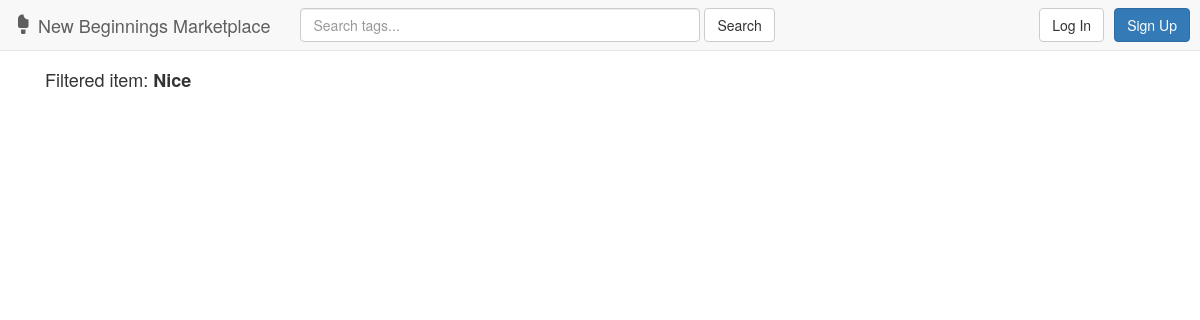
The page /results/condition/Nice/ on the database as committed earlier.
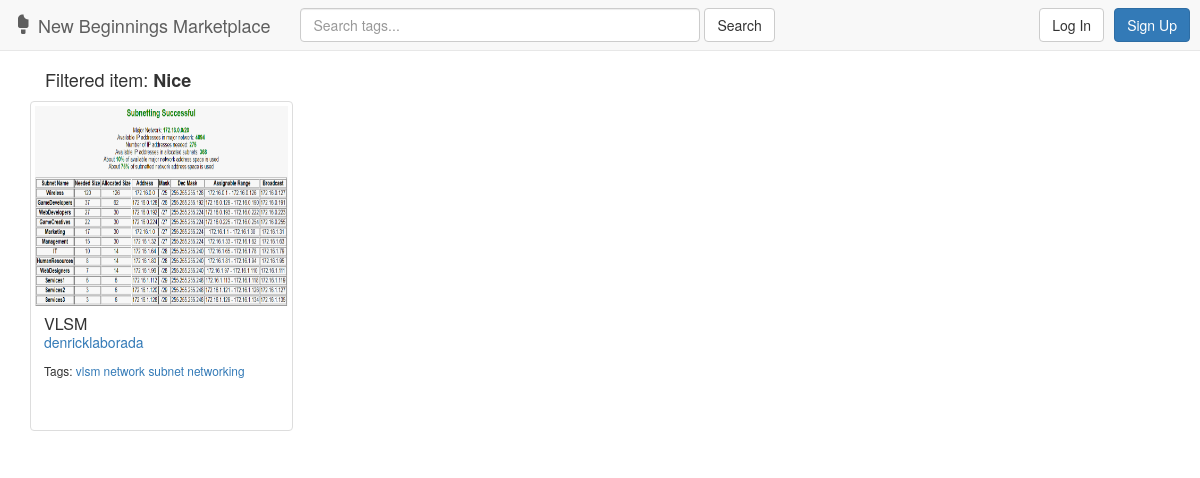
The same page on the database as committed later.
### marketplace/models.py (models this page shows, shortened)
class Post(models.Model):
    user = models.ForeignKey(User, on_delete=models.CASCADE)
    image = models.ImageField(upload_to='marketplace/static/marketplace/img/', blank=True, default='marketplace/static/marketplace/img/def/default.png')
    name = models.CharField(max_length=25)
    condition = models.CharField(max_length=50)
    quantity = models.PositiveIntegerField(default=1, validators=[MinValueValidator(1)])
    CHOICES = (
        ('Academic', 'Academic'),
        ('Office', 'Office'),
    )
    type = models.CharField(max_length=8, choices=CHOICES)
    course = models.CharField(max_length=20, blank=True)
    tags = TaggableManager(blank=True)

### marketplace/views.py (the view)
# urls.py: url(r'^results/condition/(?P<condition_name>[-\w ]+)/$', views.condresults, name='condresults'),
def condresults(request, condition_name):
    postobj = Post.objects.filter(condition=condition_name)
    if request.method == 'POST':
        regform = RegistrationForm(request.POST)
        postform = PostForm(request.POST, request.FILES)
        if regform.is_valid():
            regform.save()
            return redirect('/')
        elif request.user.is_authenticated():
            if postform.is_valid():
                obj = postform.save(commit=False)
                obj.user = request.user
                obj.image = postform.cleaned_data['image']
                obj.save()
                postform.save_m2m()
                return redirect('/')
        else:
            postform = PostForm()
            regform = RegistrationForm()
            context = {
                'query_item': condition_name,
                'post': postobj,
                'regform': regform,
                'postform': postform,
            }
            return login(request, context, template_name='marketplace/err.html')
    else:
        regform = RegistrationForm()
        postform = PostForm()
        context = {
            'query_item': condition_name,
            'post': postobj,
            'regform': regform,
            'postform': postform,
        }
        return render(request, 'marketplace/results.html', context)

### marketplace/forms.py (shortened to what this page needs)
class RegistrationForm(UserCreationForm):
    first_name = forms.CharField(required=True)
    last_name = forms.CharField(required=True)
    degree_or_office = forms.CharField(required=True)
    class Meta:
        model = User
        fields = (
            'username',
            'first_name',
            'last_name',
            'password1',
            'password2',
            'degree_or_office',
        )

class PostForm(forms.ModelForm):
    name = forms.CharField(required=True)
    condition = forms.CharField(required=True)
    type = forms.ChoiceField(choices=Post.CHOICES, required=True)
    quantity = forms.IntegerField(required=True, initial='1', min_value=1)
    class Meta:
        model = Post
        fields = (
            'image',
            'name',
            'condition',
            'quantity',
            'type',
            'course',
            'tags',
        )

### marketplace/templates/marketplace/results.html (shortened to what this page needs)
{% extends 'marketplace/includes/header.html' %}
{% block body %}
    <div class="container">
        <div class="col-md-12 col-sm-12" >
            <h4>Filtered item: <strong>{{ query_item }}</strong></h4>
        </div>
        <div class="row">
            {% for p in post %}
                <div class="col-sm-6 col-md-3">
                        <div class="thumbnail">
                            <a data-toggle="modal" data-target="#postModal{{ p.id }}" href="javascript:void(0);"><img src="{{ p.image.url }}" style="height:200px;"></a>
                            <div class="caption" style="height: 120px;">
                                <h3 class="panel-title"><a data-toggle="modal" data-target="#postModal{{ p.id }}" href="javascript:void(0);">{{ p.name }}</a></h3>
                                <p><a href="{% url 'marketplace:userdetails' p.user.id %}">
                                    {{ p.user }}
                                </a></p>
                                <p><small>Tags:
                                    {% for t in p.tags.all %}
                                        <a href="{% url 'marketplace:tagresults' t.name %}">{{ t.name }}</a>
                                    {% endfor %}
                                </small></p>
                            </div>
                        </div>
                    </div>
            {% endfor %}
        </div>
    </div>
{% endblock %}

### marketplace/templates/marketplace/includes/header.html (shortened to what this page needs)
{% load staticfiles %}
<head>
    {% block head %}
        <link type="text/css" rel="stylesheet" href="{% static "marketplace/css/bootstrap.min.css" %}"/>
        <link type="text/css" rel="stylesheet" href="{% static "marketplace/css/edited.css" %}"/>
    {% endblock %}
</head>
{% block header %}
    <nav class="navbar navbar-default navbar-fixed-top">
        <div class="container-fluid">
            <div class="navbar-header">
                <a class="navbar-brand" href="{% url 'marketplace:index' %}"><span class="glyphicon glyphicon-ice-lolly-tasted" aria-hidden="true"></span> New Beginnings Marketplace</a>
            </div>
            <div class="collapse navbar-collapse" id="bs-example-navbar-collapse-1">
                <form class="navbar-form navbar-left" method="get">
                    <div class="form-group">
                        <input type="text" class="form-control" name="query" value = "{{ request.GET.query }}" placeholder="Search tags..." style="width:400px;">
                        <button type="submit" class="btn btn-default">Search</button>
                    </div>
                </form>
                {% if not user.is_authenticated %}
                    <ul id="navforms" class="nav navbar-nav navbar-right">
                        <li><button data-toggle="modal" data-target="#loginModal" class="btn btn-default navbar-btn" style="margin-right:10px;">Log In</button></li>
                        <li><button data-toggle="modal" data-target="#signupModal" class="btn btn-primary navbar-btn" style="margin-right:10px;">Sign Up</button></li>
                    </ul>
                {% endif %}
            </div>
        </div>
    </nav>
{% endblock %}
{% block body %}{% endblock %}

Rows that differ between the two databases and show on the page:
added Post: condition "Nice", image (picture), name "VLSM", user "denricklaborada"
added Tag: name "vlsm"
added Tag: name "network"
added Tag: name "subnet"
added Tag: name "networking"
Other text that changed with them:
{{ query_item }}: "Nice" → (not shown)
